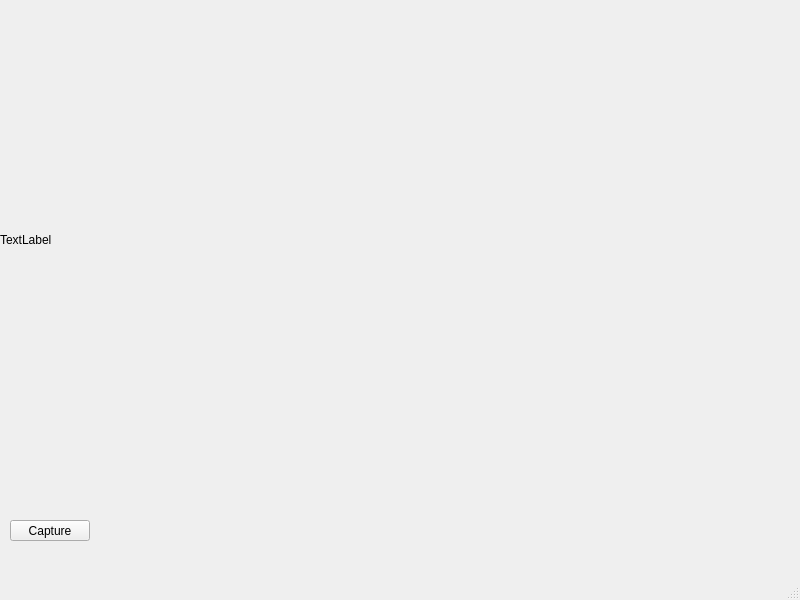
<?xml version="1.0" encoding="UTF-8"?>
<ui version="4.0">
 <class>MainWindow</class>
 <widget class="QMainWindow" name="MainWindow">
  <property name="geometry">
   <rect>
    <x>0</x>
    <y>0</y>
    <width>800</width>
    <height>600</height>
   </rect>
  </property>
  <property name="windowTitle">
   <string>MainWindow</string>
  </property>
  <widget class="QWidget" name="centralwidget">
   <widget class="QLabel" name="label">
    <property name="geometry">
     <rect>
      <x>0</x>
      <y>0</y>
      <width>854</width>
      <height>480</height>
     </rect>
    </property>
    <property name="text">
     <string>TextLabel</string>
    </property>
   </widget>
   <widget class="QPushButton" name="captureButton">
    <property name="geometry">
     <rect>
      <x>10</x>
      <y>520</y>
      <width>80</width>
      <height>21</height>
     </rect>
    </property>
    <property name="text">
     <string>Capture</string>
    </property>
   </widget>
  </widget>
  <widget class="QMenuBar" name="menubar">
   <property name="geometry">
    <rect>
     <x>0</x>
     <y>0</y>
     <width>800</width>
     <height>20</height>
    </rect>
   </property>
  </widget>
  <widget class="QStatusBar" name="statusbar"/>
 </widget>
 <resources/>
 <connections/>
</ui>
